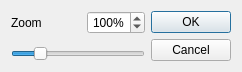
<?xml version="1.0" encoding="UTF-8"?>
<ui version="4.0">
 <class>MagnifyDialog</class>
 <widget class="QDialog" name="MagnifyDialog">
  <property name="windowModality">
   <enum>Qt::ApplicationModal</enum>
  </property>
  <property name="geometry">
   <rect>
    <x>0</x>
    <y>0</y>
    <width>316</width>
    <height>76</height>
   </rect>
  </property>
  <property name="sizePolicy">
   <sizepolicy hsizetype="Fixed" vsizetype="Fixed">
    <horstretch>0</horstretch>
    <verstretch>0</verstretch>
   </sizepolicy>
  </property>
  <property name="windowTitle">
   <string>Choose zoom</string>
  </property>
  <property name="windowIcon">
   <iconset resource="../../resources/main.qrc">
    <normaloff>:/zoom</normaloff>:/zoom</iconset>
  </property>
  <layout class="QGridLayout" name="gridLayout">
   <property name="sizeConstraint">
    <enum>QLayout::SetFixedSize</enum>
   </property>
   <item row="0" column="0">
    <layout class="QHBoxLayout" name="horizontalLayout">
     <item>
      <layout class="QVBoxLayout" name="verticalLayout">
       <item>
        <layout class="QFormLayout" name="formLayout">
         <item row="0" column="0">
          <widget class="QLabel" name="label">
           <property name="minimumSize">
            <size>
             <width>70</width>
             <height>0</height>
            </size>
           </property>
           <property name="text">
            <string>Zoom</string>
           </property>
          </widget>
         </item>
         <item row="0" column="1">
          <widget class="QSpinBox" name="spinBox">
           <property name="sizePolicy">
            <sizepolicy hsizetype="MinimumExpanding" vsizetype="Fixed">
             <horstretch>0</horstretch>
             <verstretch>0</verstretch>
            </sizepolicy>
           </property>
           <property name="toolTip">
            <string/>
           </property>
           <property name="statusTip">
            <string>Set the new scale value</string>
           </property>
           <property name="whatsThis">
            <string>The new value of scale</string>
           </property>
           <property name="alignment">
            <set>Qt::AlignRight|Qt::AlignTrailing|Qt::AlignVCenter</set>
           </property>
           <property name="suffix">
            <string>%</string>
           </property>
           <property name="minimum">
            <number>10</number>
           </property>
           <property name="maximum">
            <number>500</number>
           </property>
           <property name="value">
            <number>100</number>
           </property>
          </widget>
         </item>
        </layout>
       </item>
       <item>
        <widget class="QSlider" name="horizontalSlider">
         <property name="statusTip">
          <string>Set the new scale value</string>
         </property>
         <property name="whatsThis">
          <string>The new value of scale</string>
         </property>
         <property name="minimum">
          <number>10</number>
         </property>
         <property name="maximum">
          <number>500</number>
         </property>
         <property name="singleStep">
          <number>1</number>
         </property>
         <property name="value">
          <number>100</number>
         </property>
         <property name="orientation">
          <enum>Qt::Horizontal</enum>
         </property>
        </widget>
       </item>
      </layout>
     </item>
     <item>
      <widget class="QDialogButtonBox" name="buttonBox">
       <property name="orientation">
        <enum>Qt::Vertical</enum>
       </property>
       <property name="standardButtons">
        <set>QDialogButtonBox::Cancel|QDialogButtonBox::Ok</set>
       </property>
      </widget>
     </item>
    </layout>
   </item>
  </layout>
 </widget>
 <resources>
  <include location="../../resources/main.qrc"/>
 </resources>
 <connections>
  <connection>
   <sender>buttonBox</sender>
   <signal>accepted()</signal>
   <receiver>MagnifyDialog</receiver>
   <slot>accept()</slot>
   <hints>
    <hint type="sourcelabel">
     <x>248</x>
     <y>254</y>
    </hint>
    <hint type="destinationlabel">
     <x>157</x>
     <y>274</y>
    </hint>
   </hints>
  </connection>
  <connection>
   <sender>buttonBox</sender>
   <signal>rejected()</signal>
   <receiver>MagnifyDialog</receiver>
   <slot>reject()</slot>
   <hints>
    <hint type="sourcelabel">
     <x>316</x>
     <y>260</y>
    </hint>
    <hint type="destinationlabel">
     <x>286</x>
     <y>274</y>
    </hint>
   </hints>
  </connection>
  <connection>
   <sender>spinBox</sender>
   <signal>valueChanged(int)</signal>
   <receiver>horizontalSlider</receiver>
   <slot>setValue(int)</slot>
   <hints>
    <hint type="sourcelabel">
     <x>233</x>
     <y>44</y>
    </hint>
    <hint type="destinationlabel">
     <x>103</x>
     <y>44</y>
    </hint>
   </hints>
  </connection>
  <connection>
   <sender>horizontalSlider</sender>
   <signal>valueChanged(int)</signal>
   <receiver>spinBox</receiver>
   <slot>setValue(int)</slot>
   <hints>
    <hint type="sourcelabel">
     <x>103</x>
     <y>44</y>
    </hint>
    <hint type="destinationlabel">
     <x>233</x>
     <y>44</y>
    </hint>
   </hints>
  </connection>
 </connections>
</ui>
